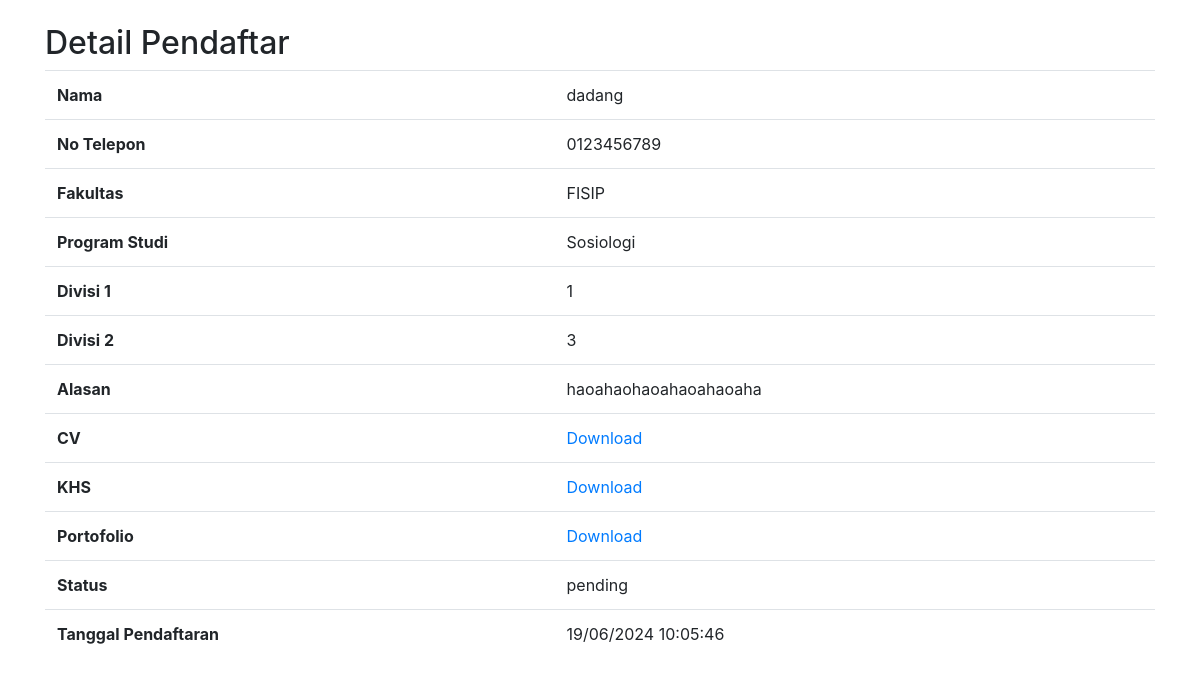
The app's page /detail_pendaftar.php?user_id=1 (signed in) with its own data.
### tables this page shows
CREATE TABLE `registrations` (
  `id` int(11) NOT NULL,
  `user_id` int(11) NOT NULL,
  `event_id` int(11) NOT NULL,
  `nama` varchar(255) NOT NULL,
  `no_telepon` varchar(20) NOT NULL,
  `fakultas` varchar(255) NOT NULL,
  `prodi` varchar(255) NOT NULL,
  `divisi1` varchar(255) NOT NULL,
  `divisi2` varchar(255) NOT NULL,
  `alasan` text NOT NULL,
  `cv` varchar(255) DEFAULT NULL,
  `khs` varchar(255) DEFAULT NULL,
  `portofolio` varchar(255) DEFAULT NULL,
  `status` varchar(20) DEFAULT 'pending',
  `registration_date` timestamp NOT NULL DEFAULT current_timestamp()
);

### detail_pendaftar.php (the view, shortened to what this page needs)
<?php
include 'koneksi.php';
if (isset($_GET['user_id'])) {
    $user_id = $_GET['user_id'];
    $query_detail = "SELECT * FROM registrations WHERE user_id = $user_id";
    $result_detail = mysqli_query($koneksi, $query_detail);
    $detail = mysqli_fetch_assoc($result_detail);
} else {
    header("Location: ukm_dashboard.php");
    exit();
}
?>
<!DOCTYPE html>
<html lang="en">
<head>
    <link href="https://stackpath.bootstrapcdn.com/bootstrap/4.5.2/css/bootstrap.min.css" rel="stylesheet">
</head>
<body>
    <div class="container mt-4">
        <h2>Detail Pendaftar</h2>
        <table class="table">
            <tbody>
                <tr>
                    <th scope="row">Nama</th>
                    <td><?php echo $detail['nama']; ?></td>
                </tr>
                <tr>
                    <th scope="row">No Telepon</th>
                    <td><?php echo $detail['no_telepon']; ?></td>
                </tr>
                <tr>
                    <th scope="row">Fakultas</th>
                    <td><?php echo $detail['fakultas']; ?></td>
                </tr>
                <tr>
                    <th scope="row">Program Studi</th>
                    <td><?php echo $detail['prodi']; ?></td>
                </tr>
                <tr>
                    <th scope="row">Divisi 1</th>
                    <td><?php echo $detail['divisi1']; ?></td>
                </tr>
                <tr>
                    <th scope="row">Divisi 2</th>
                    <td><?php echo $detail['divisi2']; ?></td>
                </tr>
                <tr>
                    <th scope="row">Alasan</th>
                    <td><?php echo $detail['alasan']; ?></td>
                </tr>
                <tr>
                    <th scope="row">CV</th>
                    <td><a href="<?php echo $detail['cv']; ?>" target="_blank">Download</a></td>
                </tr>
                <tr>
                    <th scope="row">KHS</th>
                    <td><a href="<?php echo $detail['khs']; ?>" target="_blank">Download</a></td>
                </tr>
                <tr>
                    <th scope="row">Portofolio</th>
                    <td><a href="<?php echo $detail['portofolio']; ?>" target="_blank">Download</a></td>
                </tr>
                <tr>
                    <th scope="row">Status</th>
                    <td><?php echo $detail['status']; ?></td>
                </tr>
                <tr>
                    <th scope="row">Tanggal Pendaftaran</th>
                    <td><?php echo date('d/m/Y H:i:s', strtotime($detail['registration_date'])); ?></td>
                </tr>
            </tbody>
        </table>
    </div>
</body>
</html>

### records on screen
registrations: nama "dadang", no_telepon "0123456789", fakultas "FISIP", prodi "Sosiologi", divisi1 "1", divisi2 "3", alasan "haoahaohaoahaoahaoaha", status "pending", registration_date "19/06/2024 10:05:46"
